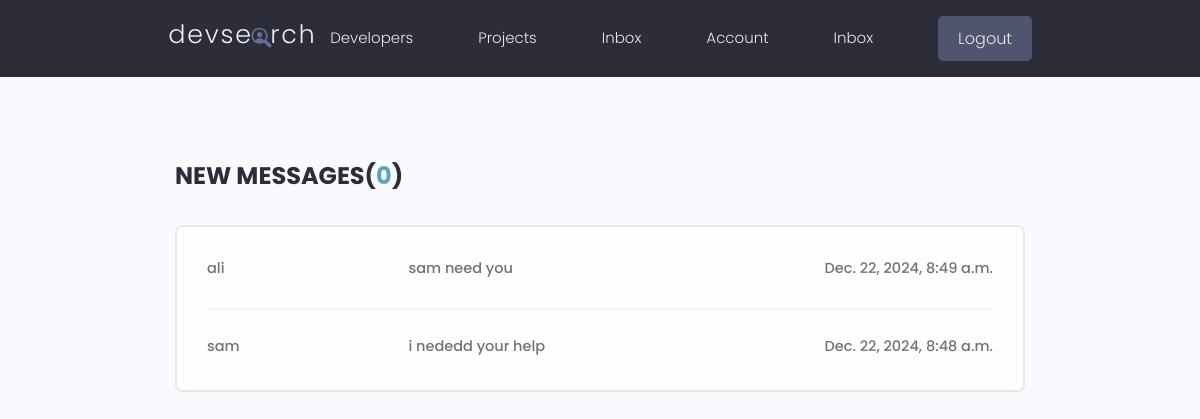
The app's page /inbox/ (signed in), older data.
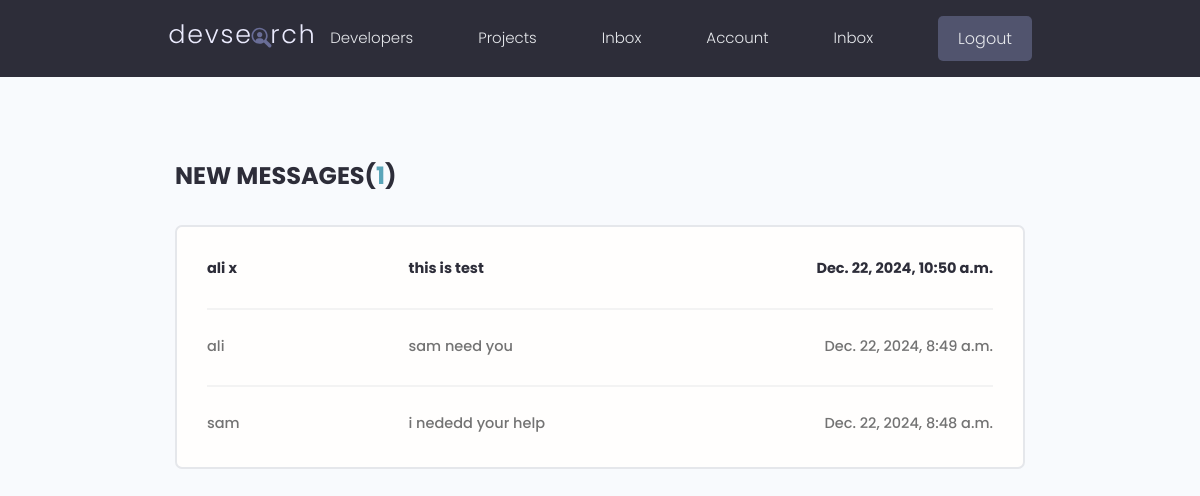
The same page, newer data.
### users/models.py (models this page shows, shortened)
class Message(models.Model):
      sender = models.ForeignKey(Profile,
                         on_delete=models.SET_NULL, null=True,blank=True)
      recipient =  models.ForeignKey(Profile,
                         on_delete=models.SET_NULL, null=True,blank=True, related_name='messages')
      name = models.CharField( max_length=200 , blank=True,null=True)
      email =  models.EmailField(max_length=200 , blank=True,null=True)
      subject = models.CharField( max_length=200 , null=True, blank=True)
      body = models.TextField()
      is_read = models.BooleanField(default=False, null=True)
      created = models.DateTimeField(auto_now_add=True) # we always want Date
      id = models.UUIDField(default=uuid.uuid4 ,
                  unique=True , primary_key=True , editable=False )
      class Meta:
            ordering = [
                  "is_read",
                  "-created",
            ]

### users/views.py (the view)
# urls.py: path('inbox/',views.inbox, name='inbox'),
@login_required(login_url ='login')
def inbox(request):
      profile = request.user.profile # get profile of user is sending request
      message_requests =  profile.messages.all() # lets get user is logged in messages
      unread_messages = message_requests.filter(is_read=False).count() # messages Not Read (just count)
      context = {
            "messageRequests":message_requests ,
            "unreadMessages":unread_messages ,
            }
      return render(request, 'users/inbox.html', context )

### users/templates/users/inbox.html
{% extends "base.html" %}
{% block content %}
<main class="inbox my-xl">
  <div class="content-box">
    <h3 class="inbox__title">New Messages(<span>{{unreadMessages}}</span>)</h3>
    <ul class="messages">
      {% for message in messageRequests %}
        {% if not message.is_read  %}  <li class="message message--unread">
        {% else %} <li class="message" >
        {% endif %}
          <a href="{% url 'message' message.id %}">
            <span class="message__author">{{message.name}}</span>
            <span class="message__subject">{{message.subject}}</span>
            <span class="message__date">{{message.created}}</span>
          </a>
        </li>
      {% endfor %}
    </ul>
  </div>
</main>
{% endblock content %}

Row changes from the older to the newer data that the page shows:
added Message: name "ali x", subject "this is test", created "Dec. 22, 2024, 10:50 a.m."
Text that changed along with them:
{{ unreadMessages }}: "0" → "1"
